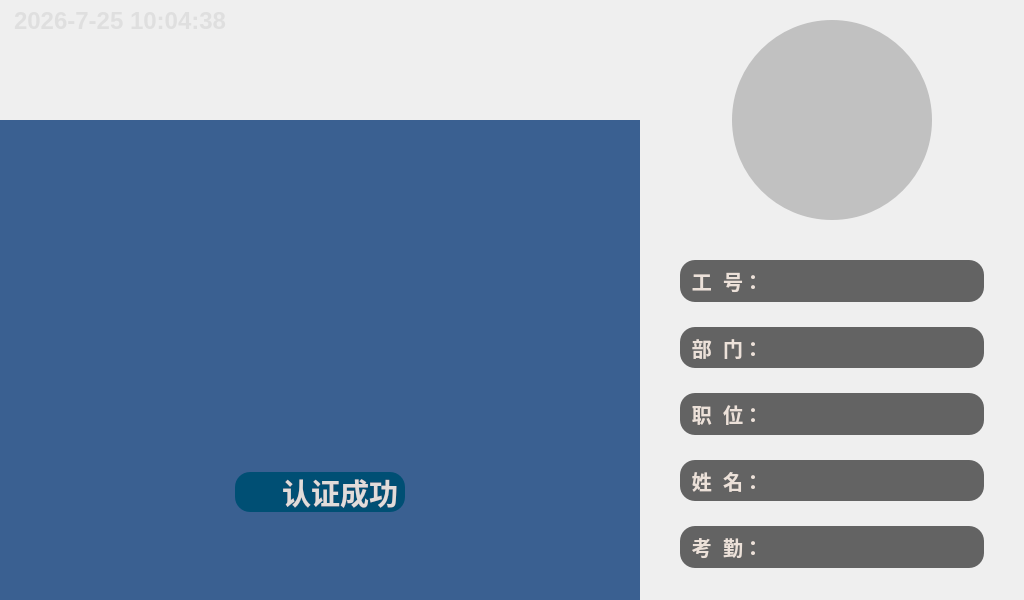
<?xml version="1.0" encoding="UTF-8"?>
<ui version="4.0">
 <class>AttendenceWindow</class>
 <widget class="QMainWindow" name="AttendenceWindow">
  <property name="geometry">
   <rect>
    <x>0</x>
    <y>0</y>
    <width>1024</width>
    <height>600</height>
   </rect>
  </property>
  <property name="minimumSize">
   <size>
    <width>1024</width>
    <height>600</height>
   </size>
  </property>
  <property name="maximumSize">
   <size>
    <width>1024</width>
    <height>600</height>
   </size>
  </property>
  <property name="windowTitle">
   <string>AttendenceWindow</string>
  </property>
  <widget class="QWidget" name="centralwidget">
   <property name="styleSheet">
    <string notr="true">QLabel#label_result_icon,QLabel#label_result_text
{
	background-color: rgb(0, 79, 116);
	color: rgb(225, 220, 218);
}

QLabel#label_result_icon
{
	border-top-left-radius:15px;
	border-bottom-left-radius:15px;
}

QLabel#label_result_text
{
	border-top-right-radius:15px;
	border-bottom-right-radius:15px;
}</string>
   </property>
   <widget class="QLabel" name="label_movie">
    <property name="geometry">
     <rect>
      <x>0</x>
      <y>120</y>
      <width>640</width>
      <height>480</height>
     </rect>
    </property>
    <property name="styleSheet">
     <string notr="true">background-color: rgb(58, 96, 145);</string>
    </property>
    <property name="text">
     <string/>
    </property>
   </widget>
   <widget class="QLabel" name="label_2">
    <property name="geometry">
     <rect>
      <x>0</x>
      <y>0</y>
      <width>640</width>
      <height>120</height>
     </rect>
    </property>
    <property name="styleSheet">
     <string notr="true">border-image: url(:/imgs/logo.jpeg);</string>
    </property>
    <property name="text">
     <string/>
    </property>
   </widget>
   <widget class="QLabel" name="label_time">
    <property name="geometry">
     <rect>
      <x>14</x>
      <y>6</y>
      <width>561</width>
      <height>30</height>
     </rect>
    </property>
    <property name="font">
     <font>
      <pointsize>18</pointsize>
      <bold>true</bold>
     </font>
    </property>
    <property name="styleSheet">
     <string notr="true">color: rgb(223, 223, 223);</string>
    </property>
    <property name="text">
     <string>2026-7-25 10:04:38</string>
    </property>
   </widget>
   <widget class="QWidget" name="widget" native="true">
    <property name="geometry">
     <rect>
      <x>640</x>
      <y>0</y>
      <width>384</width>
      <height>600</height>
     </rect>
    </property>
    <property name="styleSheet">
     <string notr="true">QWidget#widget
{
	border-image: url(:/imgs/bg.jpeg);
}</string>
    </property>
    <widget class="QWidget" name="widget_2" native="true">
     <property name="geometry">
      <rect>
       <x>0</x>
       <y>240</y>
       <width>384</width>
       <height>358</height>
      </rect>
     </property>
     <property name="styleSheet">
      <string notr="true">QLabel,QLineEdit
{
	background-color: rgb(99, 99, 99);
	
	color: rgb(236, 225, 217);
}

QLineEdit
{
	border-top-right-radius:15px;
	border-bottom-right-radius:15px;
	border-style:none;
}

QLabel
{
	border-top-left-radius:15px;
	border-bottom-left-radius:15px;
}</string>
     </property>
     <layout class="QVBoxLayout" name="verticalLayout">
      <property name="spacing">
       <number>25</number>
      </property>
      <property name="leftMargin">
       <number>40</number>
      </property>
      <property name="topMargin">
       <number>20</number>
      </property>
      <property name="rightMargin">
       <number>40</number>
      </property>
      <property name="bottomMargin">
       <number>30</number>
      </property>
      <item>
       <layout class="QHBoxLayout" name="horizontalLayout">
        <property name="spacing">
         <number>0</number>
        </property>
        <property name="leftMargin">
         <number>0</number>
        </property>
        <item>
         <widget class="QLabel" name="label_5">
          <property name="font">
           <font>
            <pointsize>15</pointsize>
            <bold>true</bold>
           </font>
          </property>
          <property name="text">
           <string>  工  号：</string>
          </property>
          <property name="alignment">
           <set>Qt::AlignmentFlag::AlignRight|Qt::AlignmentFlag::AlignTrailing|Qt::AlignmentFlag::AlignVCenter</set>
          </property>
         </widget>
        </item>
        <item>
         <widget class="QLineEdit" name="lineEdit_id">
          <property name="sizePolicy">
           <sizepolicy hsizetype="Expanding" vsizetype="Expanding">
            <horstretch>0</horstretch>
            <verstretch>0</verstretch>
           </sizepolicy>
          </property>
          <property name="font">
           <font>
            <pointsize>15</pointsize>
            <bold>true</bold>
           </font>
          </property>
          <property name="text">
           <string/>
          </property>
          <property name="readOnly">
           <bool>true</bool>
          </property>
         </widget>
        </item>
       </layout>
      </item>
      <item>
       <layout class="QHBoxLayout" name="horizontalLayout_2">
        <property name="spacing">
         <number>0</number>
        </property>
        <item>
         <widget class="QLabel" name="label_6">
          <property name="font">
           <font>
            <pointsize>15</pointsize>
            <bold>true</bold>
           </font>
          </property>
          <property name="text">
           <string>  部  门：</string>
          </property>
          <property name="alignment">
           <set>Qt::AlignmentFlag::AlignRight|Qt::AlignmentFlag::AlignTrailing|Qt::AlignmentFlag::AlignVCenter</set>
          </property>
         </widget>
        </item>
        <item>
         <widget class="QLineEdit" name="lineEdit_department">
          <property name="sizePolicy">
           <sizepolicy hsizetype="Expanding" vsizetype="Expanding">
            <horstretch>0</horstretch>
            <verstretch>0</verstretch>
           </sizepolicy>
          </property>
          <property name="font">
           <font>
            <pointsize>15</pointsize>
            <bold>true</bold>
           </font>
          </property>
          <property name="text">
           <string/>
          </property>
          <property name="readOnly">
           <bool>true</bool>
          </property>
         </widget>
        </item>
       </layout>
      </item>
      <item>
       <layout class="QHBoxLayout" name="horizontalLayout_3">
        <property name="spacing">
         <number>0</number>
        </property>
        <item>
         <widget class="QLabel" name="label_7">
          <property name="font">
           <font>
            <pointsize>15</pointsize>
            <bold>true</bold>
           </font>
          </property>
          <property name="text">
           <string>  职  位：</string>
          </property>
          <property name="alignment">
           <set>Qt::AlignmentFlag::AlignRight|Qt::AlignmentFlag::AlignTrailing|Qt::AlignmentFlag::AlignVCenter</set>
          </property>
         </widget>
        </item>
        <item>
         <widget class="QLineEdit" name="lineEdit_position">
          <property name="sizePolicy">
           <sizepolicy hsizetype="Expanding" vsizetype="Expanding">
            <horstretch>0</horstretch>
            <verstretch>0</verstretch>
           </sizepolicy>
          </property>
          <property name="font">
           <font>
            <pointsize>15</pointsize>
            <bold>true</bold>
           </font>
          </property>
          <property name="text">
           <string/>
          </property>
          <property name="readOnly">
           <bool>true</bool>
          </property>
         </widget>
        </item>
       </layout>
      </item>
      <item>
       <layout class="QHBoxLayout" name="horizontalLayout_4">
        <property name="spacing">
         <number>0</number>
        </property>
        <item>
         <widget class="QLabel" name="label_8">
          <property name="font">
           <font>
            <pointsize>15</pointsize>
            <bold>true</bold>
           </font>
          </property>
          <property name="text">
           <string>  姓  名：</string>
          </property>
          <property name="alignment">
           <set>Qt::AlignmentFlag::AlignRight|Qt::AlignmentFlag::AlignTrailing|Qt::AlignmentFlag::AlignVCenter</set>
          </property>
         </widget>
        </item>
        <item>
         <widget class="QLineEdit" name="lineEdit_name">
          <property name="sizePolicy">
           <sizepolicy hsizetype="Expanding" vsizetype="Expanding">
            <horstretch>0</horstretch>
            <verstretch>0</verstretch>
           </sizepolicy>
          </property>
          <property name="font">
           <font>
            <pointsize>15</pointsize>
            <bold>true</bold>
           </font>
          </property>
          <property name="text">
           <string/>
          </property>
          <property name="readOnly">
           <bool>true</bool>
          </property>
         </widget>
        </item>
       </layout>
      </item>
      <item>
       <layout class="QHBoxLayout" name="horizontalLayout_5">
        <property name="spacing">
         <number>0</number>
        </property>
        <item>
         <widget class="QLabel" name="label_9">
          <property name="font">
           <font>
            <pointsize>15</pointsize>
            <bold>true</bold>
           </font>
          </property>
          <property name="text">
           <string>  考  勤：</string>
          </property>
          <property name="alignment">
           <set>Qt::AlignmentFlag::AlignRight|Qt::AlignmentFlag::AlignTrailing|Qt::AlignmentFlag::AlignVCenter</set>
          </property>
         </widget>
        </item>
        <item>
         <widget class="QLineEdit" name="lineEdit_time">
          <property name="sizePolicy">
           <sizepolicy hsizetype="Expanding" vsizetype="Expanding">
            <horstretch>0</horstretch>
            <verstretch>0</verstretch>
           </sizepolicy>
          </property>
          <property name="font">
           <font>
            <pointsize>15</pointsize>
            <bold>true</bold>
           </font>
          </property>
          <property name="text">
           <string/>
          </property>
          <property name="readOnly">
           <bool>true</bool>
          </property>
         </widget>
        </item>
       </layout>
      </item>
     </layout>
    </widget>
    <widget class="QWidget" name="widget_3" native="true">
     <property name="geometry">
      <rect>
       <x>0</x>
       <y>0</y>
       <width>384</width>
       <height>241</height>
      </rect>
     </property>
     <property name="styleSheet">
      <string notr="true">QLabel
{
	border-radius:100px;
	background-color: rgb(193, 193, 193);
}</string>
     </property>
     <layout class="QHBoxLayout" name="horizontalLayout_6">
      <item>
       <widget class="QLabel" name="label_usr_pic">
        <property name="sizePolicy">
         <sizepolicy hsizetype="Fixed" vsizetype="Fixed">
          <horstretch>0</horstretch>
          <verstretch>0</verstretch>
         </sizepolicy>
        </property>
        <property name="minimumSize">
         <size>
          <width>200</width>
          <height>200</height>
         </size>
        </property>
        <property name="maximumSize">
         <size>
          <width>200</width>
          <height>200</height>
         </size>
        </property>
        <property name="styleSheet">
         <string notr="true"/>
        </property>
        <property name="text">
         <string/>
        </property>
       </widget>
      </item>
     </layout>
    </widget>
   </widget>
   <widget class="QLabel" name="label_face_area">
    <property name="geometry">
     <rect>
      <x>210</x>
      <y>180</y>
      <width>220</width>
      <height>220</height>
     </rect>
    </property>
    <property name="styleSheet">
     <string notr="true">border-image: url(:/imgs/face.png);</string>
    </property>
    <property name="text">
     <string/>
    </property>
   </widget>
   <widget class="QWidget" name="layoutWidget">
    <property name="geometry">
     <rect>
      <x>0</x>
      <y>470</y>
      <width>640</width>
      <height>44</height>
     </rect>
    </property>
    <layout class="QHBoxLayout" name="horizontalLayout_7">
     <property name="spacing">
      <number>0</number>
     </property>
     <item>
      <spacer name="horizontalSpacer">
       <property name="orientation">
        <enum>Qt::Orientation::Horizontal</enum>
       </property>
       <property name="sizeHint" stdset="0">
        <size>
         <width>40</width>
         <height>20</height>
        </size>
       </property>
      </spacer>
     </item>
     <item>
      <widget class="QLabel" name="label_result_icon">
       <property name="sizePolicy">
        <sizepolicy hsizetype="Fixed" vsizetype="Expanding">
         <horstretch>0</horstretch>
         <verstretch>0</verstretch>
        </sizepolicy>
       </property>
       <property name="minimumSize">
        <size>
         <width>40</width>
         <height>40</height>
        </size>
       </property>
       <property name="maximumSize">
        <size>
         <width>40</width>
         <height>40</height>
        </size>
       </property>
       <property name="styleSheet">
        <string notr="true">border-image: url(:/imgs/ok.png);</string>
       </property>
       <property name="text">
        <string/>
       </property>
      </widget>
     </item>
     <item>
      <widget class="QLabel" name="label_result_text">
       <property name="sizePolicy">
        <sizepolicy hsizetype="Expanding" vsizetype="Fixed">
         <horstretch>0</horstretch>
         <verstretch>0</verstretch>
        </sizepolicy>
       </property>
       <property name="minimumSize">
        <size>
         <width>0</width>
         <height>0</height>
        </size>
       </property>
       <property name="maximumSize">
        <size>
         <width>130</width>
         <height>40</height>
        </size>
       </property>
       <property name="font">
        <font>
         <pointsize>22</pointsize>
         <bold>true</bold>
        </font>
       </property>
       <property name="text">
        <string>认证成功</string>
       </property>
       <property name="alignment">
        <set>Qt::AlignmentFlag::AlignCenter</set>
       </property>
      </widget>
     </item>
     <item>
      <spacer name="horizontalSpacer_2">
       <property name="orientation">
        <enum>Qt::Orientation::Horizontal</enum>
       </property>
       <property name="sizeHint" stdset="0">
        <size>
         <width>40</width>
         <height>20</height>
        </size>
       </property>
      </spacer>
     </item>
    </layout>
   </widget>
  </widget>
 </widget>
 <resources/>
 <connections/>
</ui>
